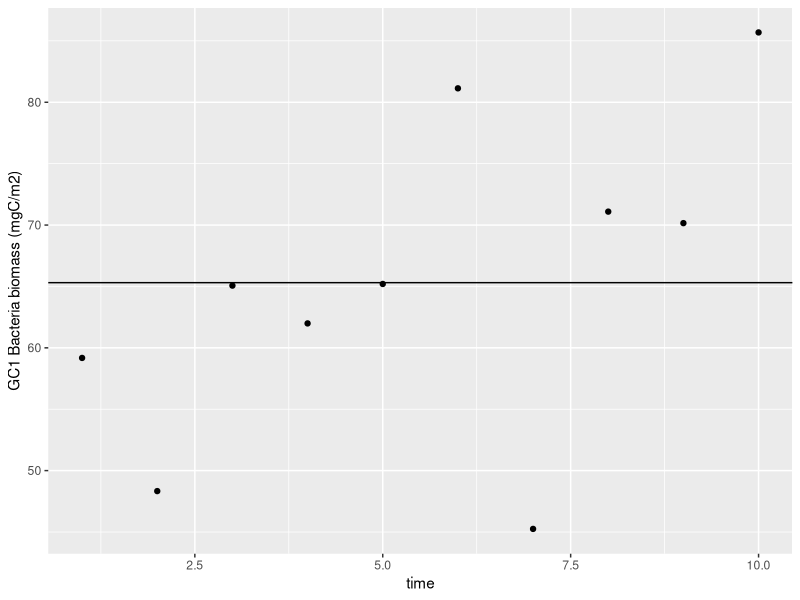
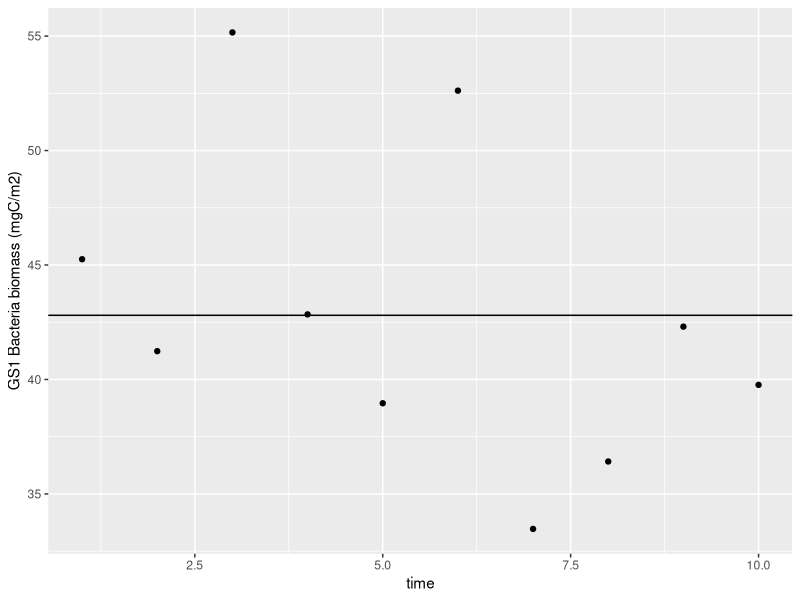
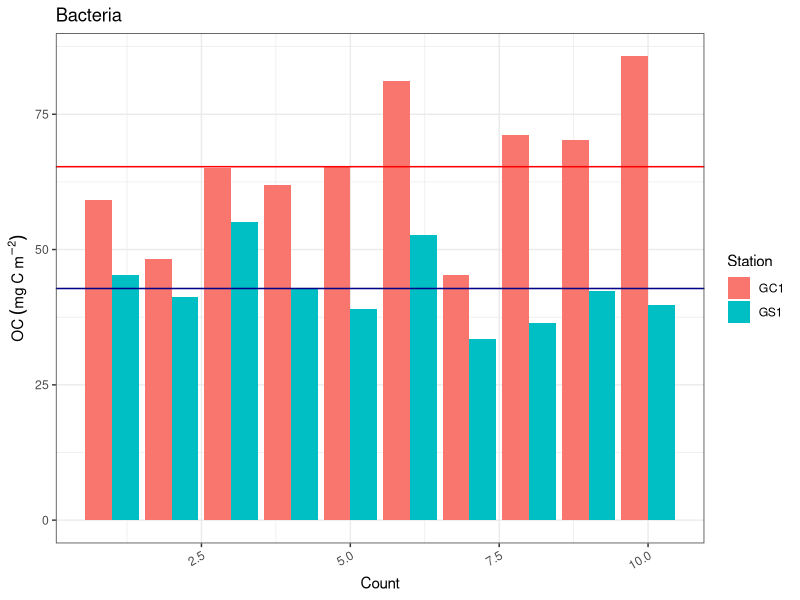

Recreate these plots in R, in order.
rm(list=ls())
library(readxl)
library(dplyr)

GPSC_bac <- read_excel("data/GPSC_bact/GPSC_bacteria_count_OR1-1190.xlsx")
GPSC_bac %>% select(`Bacterial Cell Count`) 
A<-9^2*pi   #well area (mm^2)
a<-0.11^2*pi #view area (mm^2)
V<-0.1/2    #sample volume	(ml=cm3)
#GC1####
GC1_bac<-data.frame(time=seq(1:10),
                    count=as.numeric(unlist(GPSC_bac[2:11,2])))

GC1_bac<-GC1_bac %>% 
  mutate(num=count*A/a/V) %>% #count* A/a/V *10 cm = # bac/ cm3
  mutate(biomass=num*10*10*10^(-12)/10^(-4))
# Convert to biomass (assuming 10 fgC cell-1, Deming & Capenter 2008)
# # bac/cm3 * 10cm *10 fgC/bac = #fgC/cm2->*E-12/E-4= # mgC/m2

library(ggplot2)
ggplot(data=GC1_bac,aes(x=time, y=biomass))+
  geom_point()+
  ylab("GC1 Bacteria biomass (mgC/m2)")+
  geom_hline(yintercept = mean(GC1_bac$biomass))

GC1_mean<-mean(GC1_bac$biomass)
GC1_sd<-sd(GC1_bac$biomass)

#GS1####
GS1_bac<-data.frame(time=seq(1:10),
                    count=as.numeric(unlist(GPSC_bac[2:11,7])))

GS1_bac<-GS1_bac %>% 
  mutate(num=count*A/a/V) %>% #count* A/a/V *10 cm = # bac/ cm3
  mutate(biomass=num*10*10*10^(-12)/10^(-4))
# Convert to biomass (assuming 10 fgC cell-1, Deming & Capenter 2008)
# # bac/cm3 * 10cm *10 fgC/bac = #fgC/cm2->*E-12/E-4= # mgC/m2


library(ggplot2)
ggplot(data=GS1_bac,aes(x=time, y=biomass))+
  geom_point()+
  ylab("GS1 Bacteria biomass (mgC/m2)")+
  geom_hline(yintercept = mean(GS1_bac$biomass))
GS1_mean<-mean(GS1_bac$biomass)
GS1_sd<-sd(GS1_bac$biomass)
GC1_mean/GS1_mean
GC1_bac$Station<-"GC1"
GS1_bac$Station<-"GS1"
BAC<-rbind(GC1_bac,GS1_bac)
Mean_BAC<-data.frame(
  Mean=c(GC1_mean,GS1_mean),
  Station=c("GC1","GS1")
)
#plot####
BAC%>% 
  ggplot(aes(x = time, y = biomass))+
  geom_bar(stat = "identity",position = position_dodge(),
           aes(fill=Station))+
  ylab(expression(OC~(mg~C~m^-2)))+
  xlab("Count")+ 
  ylim(0, NA)+
  geom_hline(data = Mean_BAC, aes(yintercept = Mean),color=c("red","darkblue"))+
  scale_linetype_manual(name = "Mean", values = c(2, 2),
                        guide = guide_legend(override.aes = list(color = c("red","darkblue"))))+
  theme_bw()+
  theme(axis.text.x = element_text(angle = 30, hjust = 1))+
  labs(title = "Bacteria")
